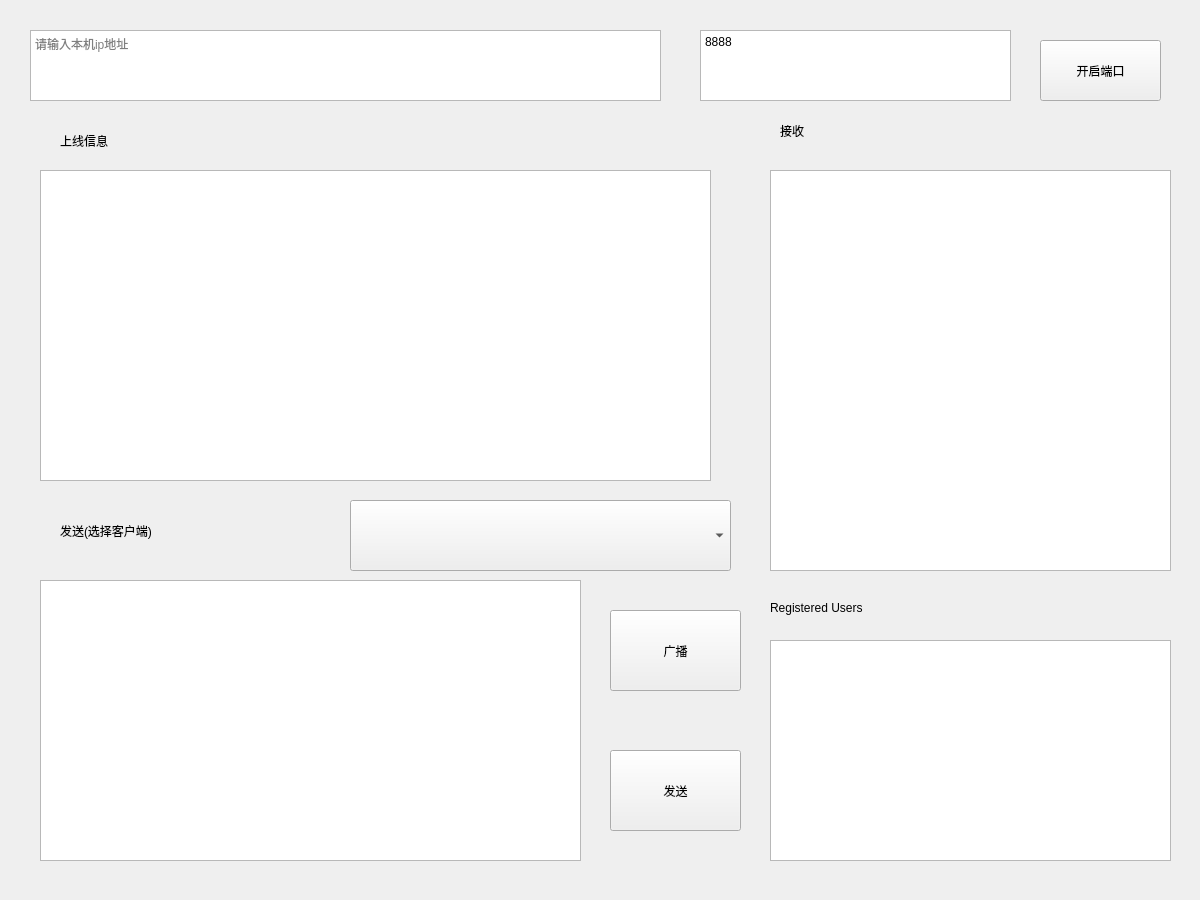
<?xml version="1.0" encoding="UTF-8"?>
<ui version="4.0">
 <class>Widget</class>
 <widget class="QWidget" name="Widget">
  <property name="geometry">
   <rect>
    <x>0</x>
    <y>0</y>
    <width>1200</width>
    <height>900</height>
   </rect>
  </property>
  <property name="windowTitle">
   <string>Widget</string>
  </property>
  <widget class="QPushButton" name="btnSetServer">
   <property name="geometry">
    <rect>
     <x>1040</x>
     <y>40</y>
     <width>121</width>
     <height>61</height>
    </rect>
   </property>
   <property name="text">
    <string>开启端口</string>
   </property>
  </widget>
  <widget class="QTextEdit" name="textEdit">
   <property name="geometry">
    <rect>
     <x>30</x>
     <y>30</y>
     <width>631</width>
     <height>71</height>
    </rect>
   </property>
   <property name="placeholderText">
    <string>请输入本机ip地址</string>
   </property>
  </widget>
  <widget class="QTextEdit" name="textEdit_2">
   <property name="geometry">
    <rect>
     <x>700</x>
     <y>30</y>
     <width>311</width>
     <height>71</height>
    </rect>
   </property>
   <property name="html">
    <string>&lt;!DOCTYPE HTML PUBLIC &quot;-//W3C//DTD HTML 4.0//EN&quot; &quot;http://www.w3.org/TR/REC-html40/strict.dtd&quot;&gt;
&lt;html&gt;&lt;head&gt;&lt;meta name=&quot;qrichtext&quot; content=&quot;1&quot; /&gt;&lt;style type=&quot;text/css&quot;&gt;
p, li { white-space: pre-wrap; }
&lt;/style&gt;&lt;/head&gt;&lt;body style=&quot; font-family:'SimSun'; font-size:9pt; font-weight:400; font-style:normal;&quot;&gt;
&lt;p style=&quot; margin-top:0px; margin-bottom:0px; margin-left:0px; margin-right:0px; -qt-block-indent:0; text-indent:0px;&quot;&gt;&lt;span style=&quot; font-family:'SimSun';&quot;&gt;8888&lt;/span&gt;&lt;/p&gt;
&lt;p style=&quot;-qt-paragraph-type:empty; margin-top:0px; margin-bottom:0px; margin-left:0px; margin-right:0px; -qt-block-indent:0; text-indent:0px; font-family:'SimSun';&quot;&gt;&lt;br /&gt;&lt;/p&gt;
&lt;p style=&quot;-qt-paragraph-type:empty; margin-top:0px; margin-bottom:0px; margin-left:0px; margin-right:0px; -qt-block-indent:0; text-indent:0px; font-family:'SimSun';&quot;&gt;&lt;br /&gt;&lt;/p&gt;&lt;/body&gt;&lt;/html&gt;</string>
   </property>
  </widget>
  <widget class="QTextEdit" name="teSend">
   <property name="geometry">
    <rect>
     <x>40</x>
     <y>580</y>
     <width>541</width>
     <height>281</height>
    </rect>
   </property>
  </widget>
  <widget class="QPushButton" name="btnRadio">
   <property name="geometry">
    <rect>
     <x>610</x>
     <y>610</y>
     <width>131</width>
     <height>81</height>
    </rect>
   </property>
   <property name="text">
    <string>广播</string>
   </property>
  </widget>
  <widget class="QPushButton" name="btnSend">
   <property name="geometry">
    <rect>
     <x>610</x>
     <y>750</y>
     <width>131</width>
     <height>81</height>
    </rect>
   </property>
   <property name="text">
    <string>发送</string>
   </property>
  </widget>
  <widget class="QListWidget" name="listWidget">
   <property name="geometry">
    <rect>
     <x>770</x>
     <y>170</y>
     <width>401</width>
     <height>401</height>
    </rect>
   </property>
  </widget>
  <widget class="QListWidget" name="listWidget_2">
   <property name="geometry">
    <rect>
     <x>40</x>
     <y>170</y>
     <width>671</width>
     <height>311</height>
    </rect>
   </property>
  </widget>
  <widget class="QLabel" name="label">
   <property name="geometry">
    <rect>
     <x>780</x>
     <y>110</y>
     <width>101</width>
     <height>41</height>
    </rect>
   </property>
   <property name="text">
    <string>接收</string>
   </property>
  </widget>
  <widget class="QLabel" name="label_2">
   <property name="geometry">
    <rect>
     <x>60</x>
     <y>510</y>
     <width>291</width>
     <height>41</height>
    </rect>
   </property>
   <property name="text">
    <string>发送(选择客户端)</string>
   </property>
  </widget>
  <widget class="QComboBox" name="comboBox">
   <property name="geometry">
    <rect>
     <x>350</x>
     <y>500</y>
     <width>381</width>
     <height>71</height>
    </rect>
   </property>
  </widget>
  <widget class="QLabel" name="label_3">
   <property name="geometry">
    <rect>
     <x>60</x>
     <y>120</y>
     <width>161</width>
     <height>41</height>
    </rect>
   </property>
   <property name="text">
    <string>上线信息</string>
   </property>
  </widget>
  <widget class="QListWidget" name="userWidgets">
   <property name="geometry">
    <rect>
     <x>770</x>
     <y>640</y>
     <width>401</width>
     <height>221</height>
    </rect>
   </property>
  </widget>
  <widget class="QLabel" name="label_4">
   <property name="geometry">
    <rect>
     <x>770</x>
     <y>600</y>
     <width>151</width>
     <height>16</height>
    </rect>
   </property>
   <property name="text">
    <string>Registered Users</string>
   </property>
  </widget>
 </widget>
 <resources/>
 <connections/>
</ui>
